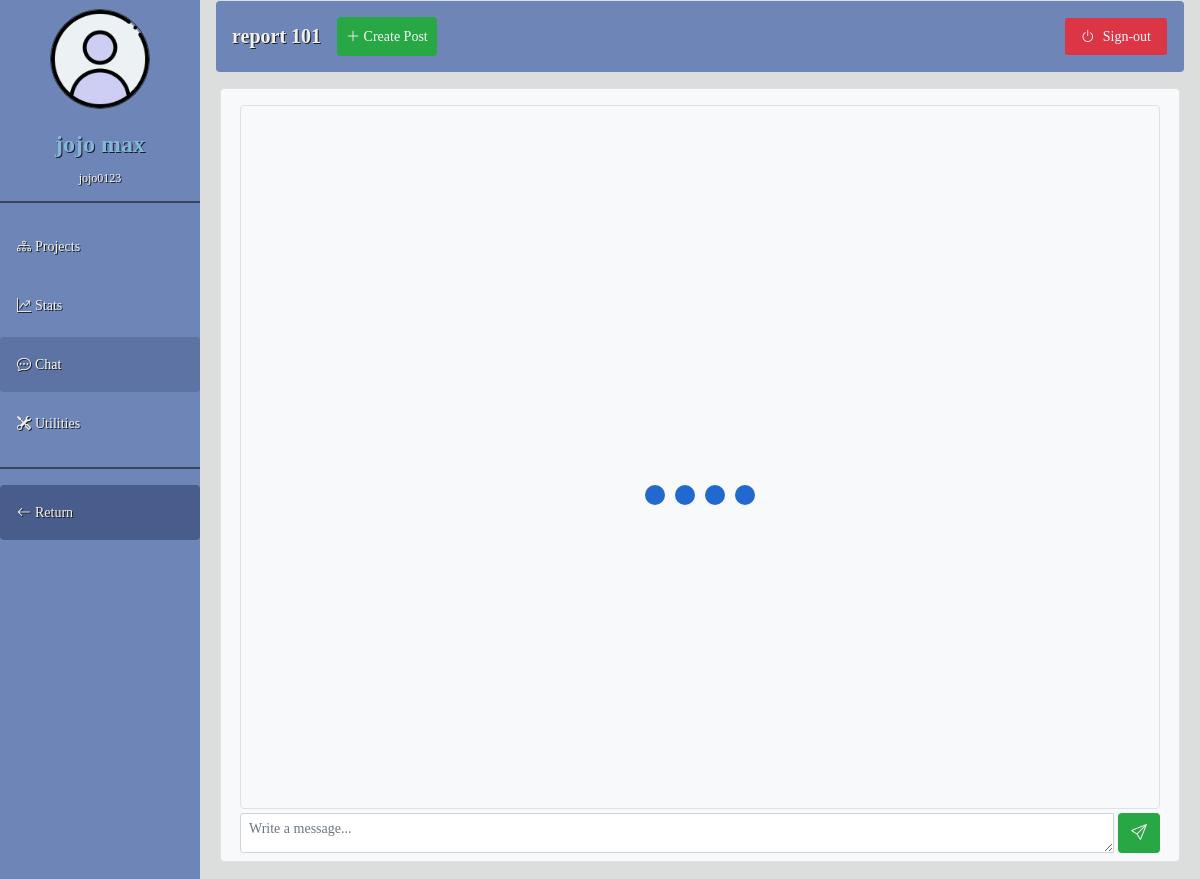
/pages/chatbox.php?id=1 (signed in), run on the app's committed database.
### tables this page shows
CREATE TABLE `useraccountstb` (
  `id` int(11) NOT NULL,
  `firstname` varchar(50) NOT NULL,
  `lastname` varchar(50) NOT NULL,
  `username` varchar(50) NOT NULL,
  `password` varchar(100) NOT NULL,
  `imageName` varchar(300) DEFAULT NULL,
  `resetCode` varchar(10) DEFAULT NULL,
  `email` varchar(100) NOT NULL,
  `gmail_Id` varchar(500) DEFAULT NULL
);

CREATE TABLE `repositorytb` (
  `id` int(11) NOT NULL,
  `repositoryName` varchar(100) NOT NULL,
  `members` varchar(1000) NOT NULL,
  `userAccountId` int(11) NOT NULL
);

### model/userAccountModel.php (called while the page is built, shortened)
<?php
    class userAccountModel
    {
        private $username;
        public function getUsername()
        {
            return $this->username;
        }
        public function setUsername($username)
        {
            $this->username = strtolower($username);
        }
    }
?>

### db/tb_useraccounts.php (called while the page is built, shortened)
<?php
    include_once '../model/userAccountModel.php';
    function ReadUserAccount($conn,$data)
    {
        if($data->getUsername())
        {
            $username = mysqli_real_escape_string($conn,$data->getUsername());
            $dbData = mysqli_query($conn, "SELECT * FROM useraccountstb WHERE username='".$username."'");
        }
        else if($data->getId())
        {
            $dbData = mysqli_query($conn, "SELECT * FROM useraccountstb WHERE id=".$data->getId());
        }
        else
        {
            $dbData = mysqli_query($conn, "SELECT * FROM useraccountstb");
        }
        return $dbData;
    }
?>

### model/repositoryModel.php (called while the page is built, shortened)
<?php
    class repositoryModel
    {
        private $id;
        public function getId()
        {
            return $this->id;
        }
        public function setId($id)
        {
            $this->id = $id;
        }
    }
?>

### db/tb_repository.php (called while the page is built, shortened)
<?php
    include_once '../model/repositoryModel.php';
    function ReadRepo($conn,$data)
    {
        if($data->getId())
        {
            $dbData = mysqli_query($conn, "SELECT * FROM repositorytb WHERE id ='".$data->getId()."'");
        }
        else
        {
            $dbData = mysqli_query($conn, "SELECT * FROM repositorytb ORDER BY id DESC");
        }
        return $dbData;
    }
?>

### pages/chatbox.php (the view, shortened to what this page needs)
<?php
    include_once '../db/connection.php';
    include_once '../db/tb_useraccounts.php';
    include_once '../model/userAccountModel.php';
    include_once '../db/tb_repository.php';
    include_once '../model/repositoryModel.php';
    if(!isset($_SESSION['username']))
    {
        header("location: ../login.php");
    }
    else
    {
        if(isset($_GET['id']))
        {
            $data = new userAccountModel();
            $data->setUsername($_SESSION['username']);
            $result = ReadUserAccount($conn,$data);
            $userRow = mysqli_fetch_assoc($result);
            $repo = new repositoryModel();
            $repo->setId($_GET['id']);
            $result = ReadRepo($conn,$repo);
            $repoRow = mysqli_fetch_assoc($result);
        }
        else
        {
            header("location: userdashboard.php");
        }
    }
?>
<!DOCTYPE html>
<html lang="en">
<head>
    <link rel="stylesheet" href="https://cdn.jsdelivr.net/npm/bootstrap@4.0.0/dist/css/bootstrap.min.css">
    <link rel="stylesheet" href="https://cdn.jsdelivr.net/npm/bootstrap-icons@1.8.3/font/bootstrap-icons.css">
    <link rel="stylesheet" href="../css/defaultStyle.css">
</head>
<body>
<div class="sidebar text-center">
    <div class="navbar-brand d-flex justify-content-center">
        <?php
            if($userRow['gmail_Id']!=null)
            {
                ?>
                    <img src="../upload/userImage/<?php echo $userRow['imageName'];?>" width="100" height="100" class="border border-dark ml-3 my-1" alt="" style="border-radius: 50%;">
                <?php
            }
            else
            {
                if($userRow['imageName']!==null && $userRow['imageName']!=='')
                {
                    ?>
                        <img src="../upload/userImage/<?php echo $userRow['imageName'];?>" width="100" height="100" class="border border-dark ml-3 my-1" alt="" style="border-radius: 50%;">
                    <?php
                }
                else
                {
                    ?>
                        <img src="../asset/user.png" width="100" height="100" class="border border-dark ml-3 my-1" alt="" style="border-radius: 50%;">
                    <?php
                }
            }
        ?>
    </div>
    <h4 class="d-flex justify-content-center mx-auto px-auto mt-2 pt-1" id="nameLabel"><?php echo $userRow['firstname'].' '.$userRow['lastname']?></h4>
    <h6 class="d-flex justify-content-center mx-auto px-auto mt-2 pt-1" id="usernameLabel" style="font-size: 12px;"><?php echo $userRow['username'];?></h6>
    <hr style="height:2px; border-width:0;background-color: #39445c;">
    <a type="button" class="btn btn-sm mt-1 rounded d-flex justify-content-start mainBtn" href="repodashboard.php?id=<?php echo $_GET['id'];?>" role="button"><i class="bi bi-diagram-3 mr-1"></i> Projects</a>
    <a type="button" class="btn btn-sm mt-1 rounded d-flex justify-content-start mainBtn" href="chartdashboard.php?id=<?php echo $_GET['id'];?>" role="button"><i class="bi bi-graph-up-arrow mr-1"></i> Stats</a>
    <a type="button" class="btn btn-sm active mt-1 rounded d-flex justify-content-start mainBtn" href="chatbox.php?id=<?php echo $_GET['id'];?>" role="button"><i class="bi bi-chat-dots mr-1"></i> Chat</a>
  <a type="button" class="btn btn-sm mt-1 rounded d-flex justify-content-start mainBtn"  href="#about" role="button" data-toggle="collapse" data-target="#collapseUtilities" aria-expanded="true" aria-controls="collapseUtilities"><i class="bi bi-tools mr-1"></i> Utilities</a>
    <hr style="height:2px; border-width:0;background-color: #39445c;">
    <a type="button" class="btn btn-sm rounded d-flex justify-content-start mainBtn" href="userdashboard.php" role="button" style="background-color: #485d8c;"><i class="bi bi-arrow-left mr-1"></i> Return</a>
</div>
<div class="content">
    <nav class="navbar navbar-expand-lg navbar-light rounded"   style="background-color: #6E85B7;">
        <h3 class="navbar-brand d-flex justify-content-center mt-2 pt-1" id="pageTitle" style="overflow:hidden; white-space: nowrap; text-overflow: ellipsis; "> <?php echo $repoRow['repositoryName'];?></h3>
        <div class="collapse navbar-collapse" id="navbarSupportedContent">
            <ul class="navbar-nav mr-auto">
                <li class="nav-item active">
                    <a type="button" class="btn btn-sm nav-link bg-success rounded text-light" role="button" data-toggle="modal" data-target="#createPostModal"><i class="bi bi-plus-lg"></i> Create Post <span class="sr-only">(current)</span></a>
                </li>
            </ul>
            <form class="form my-2 my-lg-0">
                <div class="input-group">
                    <a type="button" class="form-control form-control-sm btn btn-sm nav-link bg-danger rounded text-light" id="signoutBtn" href="#" role="button" style="background-color: #485d8c;" onclick="return signout()"><i class="bi bi-power mr-2"></i>Sign-out</a>
                </div>
            </form>
        </div>
    </nav>
    <div class="row no-gutters my-2 py-2 mx-auto px-1 rounded">
        <div class="col-xs-12 col-sm-12 col-md-12 col-lg-12 col-xl-12 rounded border bg-light pb-2" id="barChartDiv">
            <div class="mx-auto">
                <div class="row mt-3 mb-1 mx-1">
                    <div class="col-sm-12 col-md-12 col-lg-12">
                        <div class="table-wrapper-scroll-y my-custom-scrollbar rounded border rounded bg-light " id="msgBody1" style="height:44rem;">
                        </div>
                    </div>
                </div>
                <div class="row mx-1">
                    <div class="col-sm-12 col-md-12 col-lg-12">
                        <div class="input-group">
                            <textarea type="text" class="form-control form-control-sm mr-1" name="messageTb" id="message" placeholder="Write a message..." maxlength="200" required style="height: 2.5rem; max-height: 2.5rem;"></textarea>
                            <button type="button" class="btn bg-success" name="sendMsg" id="sendMsg" style="color:whitesmoke;"><i class="bi bi-send"></i></button>
                        </div>
                    </div>
                </div>
                <div id="loadingDiv">
                    <ul class="loadingUl">
                        <li class="loadingLi"> </li>
                        <li class="loadingLi"> </li>
                        <li class="loadingLi"> </li>
                        <li class="loadingLi"> </li>
                    </ul>
                </div>
            </div>
        </div>
    </div>
</div>
</body>
</html>

### css/defaultStyle.css (style rules this page uses)
body { background-color: #dcdddd; font-family:"Bahnschrift", Times, serif; }

### pages/chatbox.php (style rules this page uses)
.my-custom-scrollbar { position: relative; height: 200px; overflow: auto; }
.table-wrapper-scroll-y { display: block; }
.sidebar { margin: 0; padding: 0; width: 200px; background-color: #6E85B7; position: fixed; height: 100%; overflow: auto; }
#nameLabel { font-weight: bolder; color: #82B7DC; text-shadow: 1px 1px #1C1C1C; }
#usernameLabel { font-weight: lighter; color: whitesmoke; text-shadow: 1px 1px #1C1C1C; }
#pageTitle { font-weight: bold; color: #F1F1F1; text-shadow: 1px 1px #1C1C1C; }
.sidebar a { display: block; color: #F1F1F1; padding: 16px; text-decoration: none; }
.sidebar a.active { background-color: #5d73a3; color: white; }
div.content { margin-left: 200px; padding: 1px 16px; height: max-content; }
.mainBtn { color:whitesmoke; text-shadow: 1px 1px #1C1C1C; }
.loadingUl { position:absolute; top:50%; left:50%; transform:translate(-50%,50%); margin:0; padding:0; display:flex; }
.loadingUl li { list-style:none; width:20px; height:20px; background:#2169ce; margin:0 5px; border-radius:50%; animation:animate 1.4s linear infinite; }
.loadingUl li:nth-child(1) { animation-delay:-1.2s; }
.loadingUl li:nth-child(2) { animation-delay:-1.0s; }
.loadingUl li:nth-child(3) { animation-delay: -.8s; }
.loadingUl li:nth-child(4) { animation-delay:-0.6s; }

### data on the page
useraccountstb: firstname "jojo", lastname "max", username "jojo0123"
repositorytb: repositoryName "report 101"
